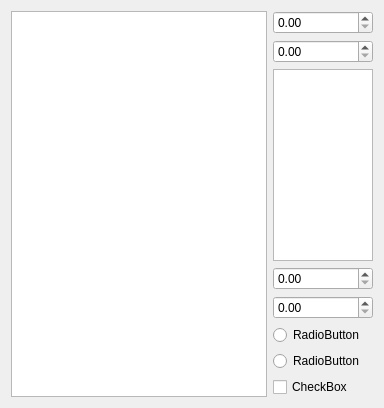
            <widget class="QWidget" name="tab_4">
             <attribute name="title">
              <string>XZ</string>
             </attribute>
             <layout class="QGridLayout" name="gridLayout_48">
              <item row="0" column="0" rowspan="8">
               <widget class="QGraphicsView" name="graphicsView_68"/>
              </item>
              <item row="0" column="1">
               <widget class="QDoubleSpinBox" name="doubleSpinBox_153"/>
              </item>
              <item row="1" column="1">
               <widget class="QDoubleSpinBox" name="doubleSpinBox_154"/>
              </item>
              <item row="2" column="1">
               <widget class="QGraphicsView" name="graphicsView_69">
                <property name="maximumSize">
                 <size>
                  <width>100</width>
                  <height>16777215</height>
                 </size>
                </property>
               </widget>
              </item>
              <item row="3" column="1">
               <widget class="QDoubleSpinBox" name="doubleSpinBox_155"/>
              </item>
              <item row="4" column="1">
               <widget class="QDoubleSpinBox" name="doubleSpinBox_156"/>
              </item>
              <item row="5" column="1">
               <widget class="QRadioButton" name="radioButton_65">
                <property name="text">
                 <string>RadioButton</string>
                </property>
               </widget>
              </item>
              <item row="6" column="1">
               <widget class="QRadioButton" name="radioButton_66">
                <property name="text">
                 <string>RadioButton</string>
                </property>
               </widget>
              </item>
              <item row="7" column="1">
               <widget class="QCheckBox" name="checkBox_51">
                <property name="text">
                 <string>CheckBox</string>
                </property>
               </widget>
              </item>
             </layout>
            </widget>
